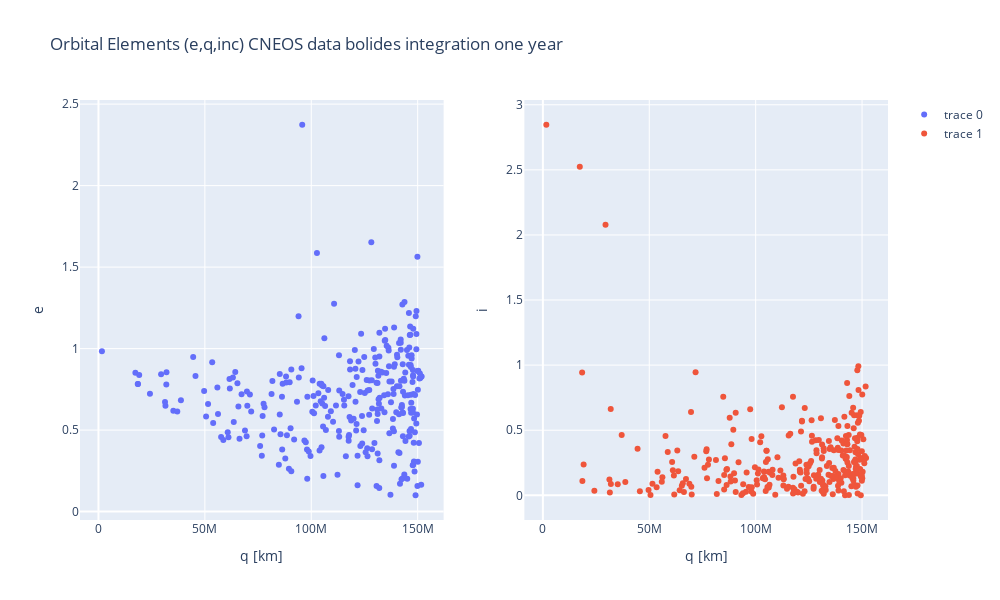

The cell this chart's notebook holds for it:
### Code cell
from plotly.subplots import make_subplots
import plotly.graph_objects as go

fig = make_subplots(rows=1, cols=2)

fig.add_trace(
    go.Scatter(x=q, y=e, mode="markers"),
    row=1, col=1
)

fig.add_trace(
    go.Scatter(x=q, y=inc, mode="markers"),
    row=1, col=2
)
fig['layout']['xaxis']['title']='q [km]'
fig['layout']['xaxis2']['title']='q [km]'
fig['layout']['yaxis']['title']='e'
fig['layout']['yaxis2']['title']='i'
fig.update_layout(height=600, width=1000, title_text="Orbital Elements (e,q,inc) CNEOS data bolides integration one year")
fig.show()

### Figure 1 — Plotly figure (JSON) as saved in the notebook; plotly's stock layout.template omitted (floating-point values rounded to 4 significant figures; data arrays with more than 128 entries replaced by an {"elided": "..."} marker saying what was removed)
{"data": [{"mode": "markers", "type": "scatter", "x": {"elided": "293 float values"}, "xaxis": "x", "y": {"elided": "293 float values"}, "yaxis": "y"}, {"mode": "markers", "type": "scatter", "x": {"elided": "293 float values"}, "xaxis": "x2", "y": {"elided": "293 float values"}, "yaxis": "y2"}], "layout": {"height": 600, "title": {"text": "Orbital Elements (e,q,inc) CNEOS data bolides integration one year"}, "width": 1000, "xaxis": {"anchor": "y", "domain": [0, 0.45], "title": {"text": "q [km]"}}, "xaxis2": {"anchor": "y2", "domain": [0.55, 1], "title": {"text": "q [km]"}}, "yaxis": {"anchor": "x", "domain": [0, 1], "title": {"text": "e"}}, "yaxis2": {"anchor": "x2", "domain": [0, 1], "title": {"text": "i"}}}}
